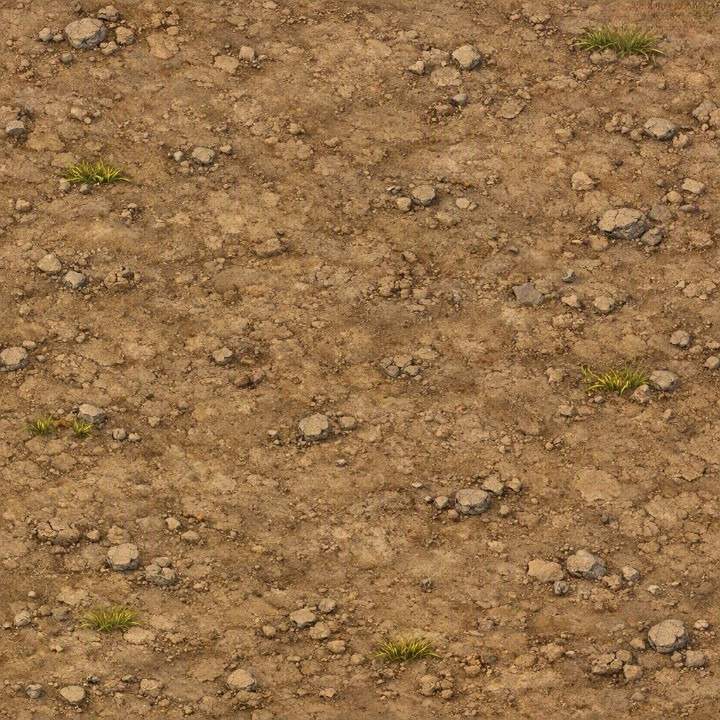
#> input picture input/dirt.jpg, 720 x 720 px; its folder holds only this picture in this run
$ python -i tile_blend.py   (imports and definitions only)
#> lines starting #> are read from the running program, lines starting #| are printed output that depends on the picture
#> further down, picture is the input picture: PIL image 720x720 RGB; mean R, G, B 150.8, 113.8, 73.1
"""Core tile-blending engine.

Given two terrain tile images (a "base" terrain A and an "overlay" terrain B),
generates the set of transition tiles needed to place B tiles next to A tiles
on a tile grid: one tile per corner combination (which corners belong to A vs
B), plus two special tiles for a lone A tile fully surrounded by B ("island")
and a lone B tile fully surrounded by A ("pond").

No GUI dependencies here -- see tile_generator_gui.py for the Tkinter front end.
"""

from __future__ import annotations

import re
import zlib
from dataclasses import dataclass

import numpy as np
from PIL import Image
from scipy import ndimage
from scipy.ndimage import distance_transform_edt

RESAMPLE_METHODS = {
    "Nearest": Image.NEAREST,
    "Bilinear": Image.BILINEAR,
    "Lanczos": Image.LANCZOS,
}

# Each combo: (code, (tl, tr, bl, br), category)  -- 0 = terrain A, 1 = terrain B
STANDARD_COMBOS = [
    ("corner-br", (0, 0, 0, 1), "corner"),
    ("edge-bottom", (0, 0, 1, 1), "edge"),
    ("corner-bl", (0, 0, 1, 0), "corner"),
    ("edge-right", (0, 1, 0, 1), "edge"),
    ("edge-left", (1, 0, 1, 0), "edge"),
    ("corner-tr", (0, 1, 0, 0), "corner"),
    ("edge-top", (1, 1, 0, 0), "edge"),
    ("corner-tl", (1, 0, 0, 0), "corner"),
    ("inner-tl", (0, 1, 1, 1), "inner"),
    ("inner-tr", (1, 0, 1, 1), "inner"),
    ("inner-bl", (1, 1, 0, 1), "inner"),
    ("inner-br", (1, 1, 1, 0), "inner"),
]

DIAGONAL_COMBOS = [
    ("diag-tlbr", (1, 0, 0, 1), "diagonal"),
    ("diag-trbl", (0, 1, 1, 0), "diagonal"),
]

# Valid range of the GUI's "Island / pond size" slider; also drives the
# seamless-border tile's overlay-square sizing (see border_overlay_fraction).
BLOB_SIZE_RANGE = (0.10, 0.45)

# Exact slot order reproducing the reference 037-051 water tileset when
# start_index=37 and the overlay stem is "water" (see sequential_filenames).
LEGACY_ORDER = [
    "corner-br", "edge-bottom", "corner-bl", "edge-right",
    "__PURE_B__",
    "edge-left", "corner-tr", "edge-top", "corner-tl",
    "island",
    "inner-tl", "inner-tr", "inner-bl", "inner-br",
    "pond",
]


@dataclass
class BlendOptions:
    size: int = 48
    resample: str = "Lanczos"
    noise_strength: float = 0.35
    feather_px: float = 2.0
    edge_margin_frac: float = 0.18
    include_basic: bool = True
    include_diagonals: bool = False
    include_specials: bool = True
    include_border: bool = True
    blob_radius_frac: float = 0.28
    blob_feather_frac: float = 0.10
    seed: int = 0
    transition_width_px: float = 0.0  # 0 disables the transition band


def load_image(path: str) -> Image.Image:
    return Image.open(path).convert("RGBA")


# [5 lines left out: function resize_to, not called in this run]


def derive_seed(seed: int, code: str) -> int:
    return (int(seed) * 1_000_003 + zlib.crc32(code.encode("utf-8"))) & 0xFFFFFFFF


# [284 lines left out: functions _value_noise, _edge_fade_window, _corner_gradient, _smoothstep_mask, _falloff, _keep_largest_components and 11 more, not called in this run]


def to_isometric(img: Image.Image) -> Image.Image:
    """Converts a square top-down tile into a diamond-shaped isometric tile.

    Rotates the square 45 degrees then squashes it vertically by half,
    producing the classic 2:1 isometric diamond silhouette with
    transparent padding filling the corners of the canvas.
    """
    img = img.convert("RGBA")
    rotated = img.rotate(45, expand=True, resample=Image.BICUBIC)
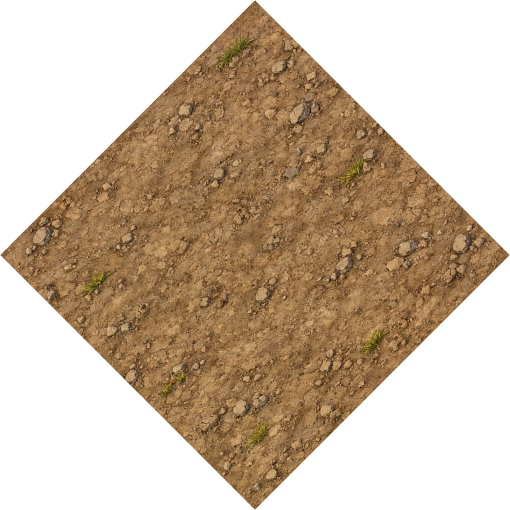
#> rotated: PIL image 1020x1020 RGBA (shown at 1/2 size); mean R, G, B, A 75, 56.5, 36.3, 127.2; transparent parts drawn white
    w, h = rotated.size
#> w = 1020; h = 1020
    return rotated.resize((w, max(1, round(h / 2))), Image.LANCZOS)
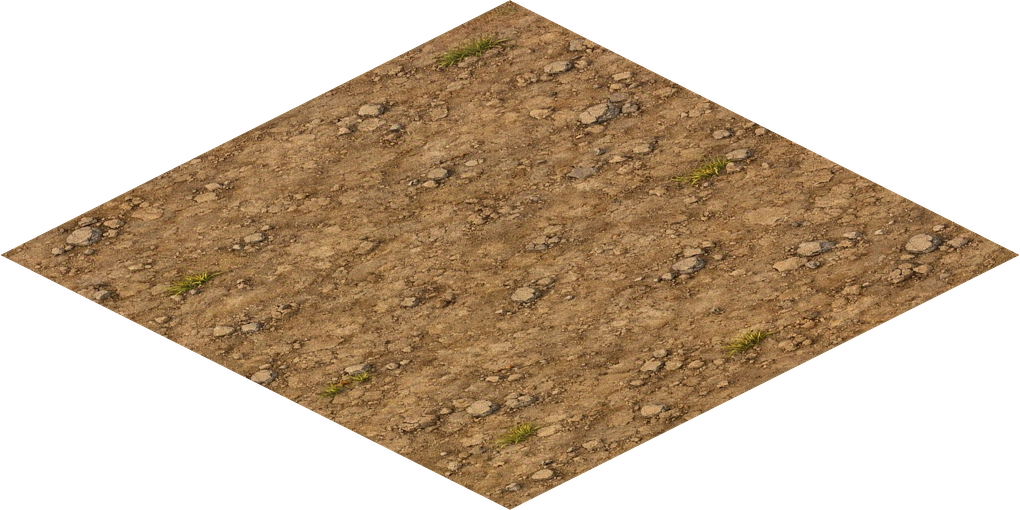
#> returned value: PIL image 1020x510 RGBA; mean R, G, B, A 76.1, 57.1, 36.6, 127.2; transparent parts drawn white


EXAMPLE_LAYOUT_ROWS = 10
EXAMPLE_LAYOUT_COLS = 12

_BITS_TO_CODE = {bits: code for code, bits, _cat in STANDARD_COMBOS + DIAGONAL_COMBOS}


# [54 lines left out: functions example_corner_grid, example_layout_codes, not called in this run]


CODE_LABELS = {
    "corner-tl": "Corner: top-left is B",
    "corner-tr": "Corner: top-right is B",
    "corner-bl": "Corner: bottom-left is B",
    "corner-br": "Corner: bottom-right is B",
    "edge-top": "Edge: top is B",
    "edge-bottom": "Edge: bottom is B",
    "edge-left": "Edge: left is B",
    "edge-right": "Edge: right is B",
    "inner-tl": "Inner corner: top-left is A",
    "inner-tr": "Inner corner: top-right is A",
    "inner-bl": "Inner corner: bottom-left is A",
    "inner-br": "Inner corner: bottom-right is A",
    "diag-tlbr": "Diagonal: TL+BR are B",
    "diag-trbl": "Diagonal: TR+BL are B",
    "island": "Island: lone A tile in B",
    "pond": "Pond: lone B tile in A",
    "border": "Seamless border: square B inset, A frame stays edge-tileable",
    "_pure_a": "Pure A (base terrain)",
    "_pure_b": "Pure B (overlay terrain)",
    "_pure_c": "Pure C (transition terrain)",
}


_LEADING_INDEX_RE = re.compile(r"^\d+_+")


def strip_leading_index(stem: str) -> str:
    """Strips an existing 'NNN_' numeric prefix, e.g. '041_water' -> 'water'."""
    return _LEADING_INDEX_RE.sub("", stem) or stem


# [51 lines left out: functions next_border_filename, sequential_filenames, descriptive_filenames, not called in this run]


# --- Isometric edge naming & atlas convention -----------------------------
#
# Project convention: an isometric diamond tile has 4 edges -- ne/se/sw/nw
# (see naming-convention doc) -- each independently carrying either the
# base or a secondary terrain, giving 16 combinations per terrain pair.
#
# to_isometric() rotates the square 45 degrees then squashes it vertically.
# That rotation sends each ORIGINAL SQUARE CORNER to one diamond TIP
# (tl->W, tr->N, br->E, bl->S) and each original square SIDE to one diamond
# EDGE connecting the two tips its endpoints became:
#   top side (tl-tr)    -> W-N edge -> "nw" (upper-left, borders W neighbor)
#   right side (tr-br)  -> N-E edge -> "ne" (upper-right, borders N neighbor)
#   bottom side (bl-br) -> E-S edge -> "se" (lower-right, borders E neighbor)
#   left side (tl-bl)   -> S-W edge -> "sw" (lower-left, borders S neighbor)
# (empirically verified against to_isometric's actual rotation direction).
#
# STANDARD_COMBOS' edge-top/right/bottom/left codes are exactly the tiles
# where one such side is uniformly secondary (both its corners = 1), so
# they map onto a single diamond edge. The inner-* codes (three corners
# secondary) are exactly the tiles where two ADJACENT sides are uniformly
# secondary, mapping onto a chained pair of diamond edges.
#
# corner-*, diag-* and the island/pond specials have no side where BOTH
# corners agree -- only a single-tip / diagonal-neighbor touch -- so under
# this 4-edge scheme they're indistinguishable from a plain base tile (see
# the naming-convention doc's "known limitation"). They're intentionally
# left out of the edge/atlas naming below and keep their old descriptive
# names.
EDGE_ORDER = ("ne", "se", "sw", "nw")

EDGE_ATTR_MAP = {
    "edge-top": ("nw",),
    "edge-right": ("ne",),
    "edge-bottom": ("se",),
    "edge-left": ("sw",),
    "inner-tl": ("ne", "se"),
    "inner-tr": ("se", "sw"),
    "inner-bl": ("ne", "nw"),
    "inner-br": ("sw", "nw"),
}


# [82 lines left out: functions edge_chain_suffix, edge_signature, isometric_edge_filenames, atlas_entries, merge_atlas, not called in this run]

>>> from PIL import Image
>>> picture = Image.open('input/dirt.jpg')
>>> result = to_isometric(picture)

$ run again, on input/mountain.jpg
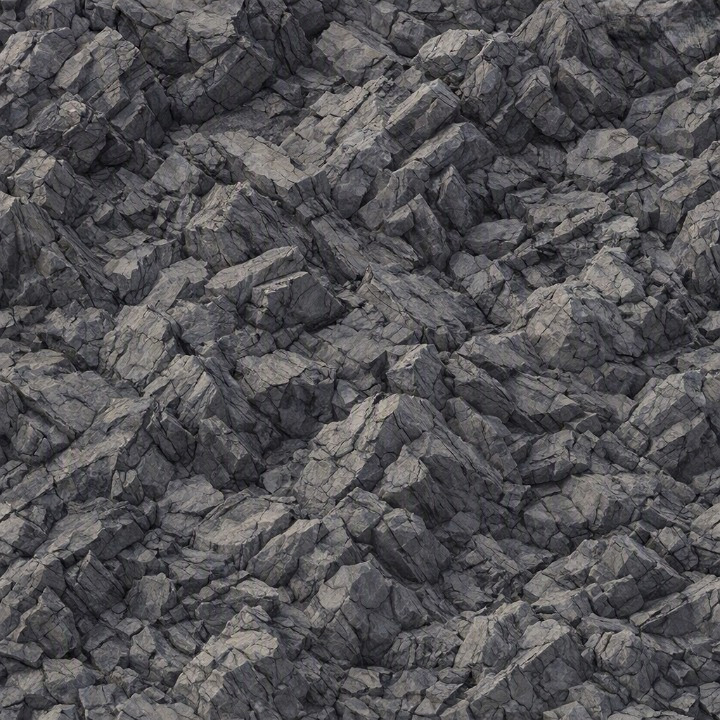
#> input picture input/mountain.jpg, 720 x 720 px
#> picture is the input picture: PIL image 720x720 RGB; mean R, G, B 83.3, 81.9, 84.5
#> in to_isometric, `rotated = img.rotate(45, expand=True, resample=Image.BICUBIC)`:
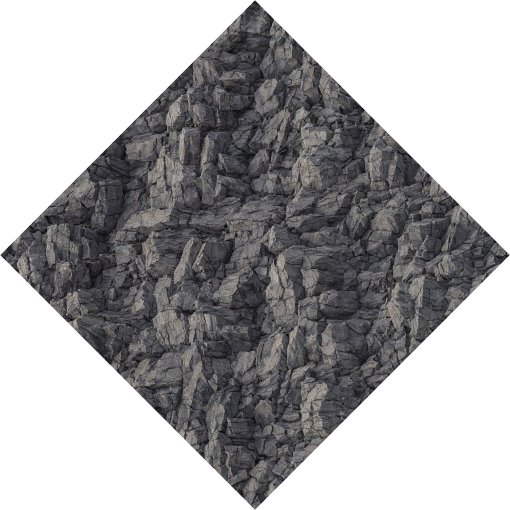
#> rotated: PIL image 1020x1020 RGBA (shown at 1/2 size); mean R, G, B, A 41.3, 40.6, 41.9, 127.2; transparent parts drawn white
#> in to_isometric, `return rotated.resize((w, max(1, round(h / 2))), Image.LANCZOS)`:
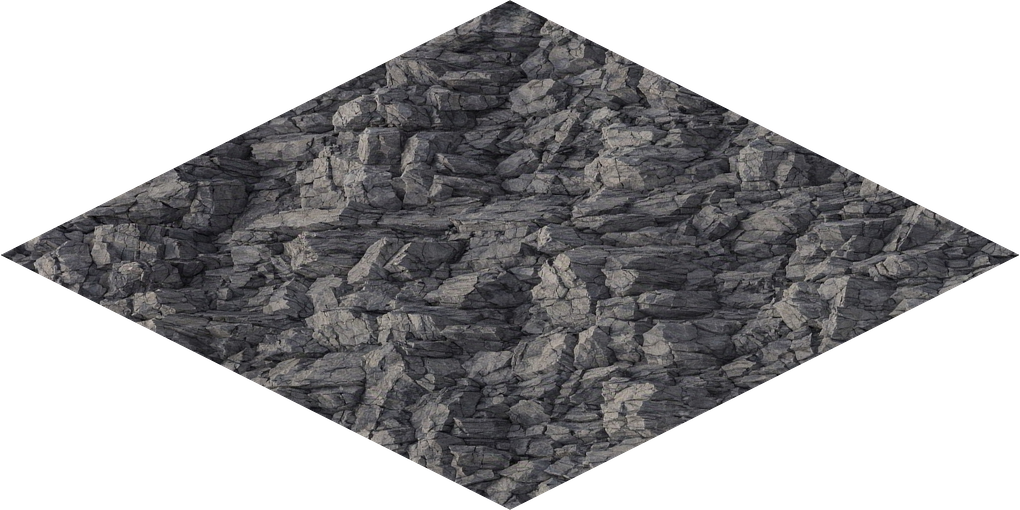
#> returned value: PIL image 1020x510 RGBA; mean R, G, B, A 41.8, 41.1, 42.4, 127.2; transparent parts drawn white
